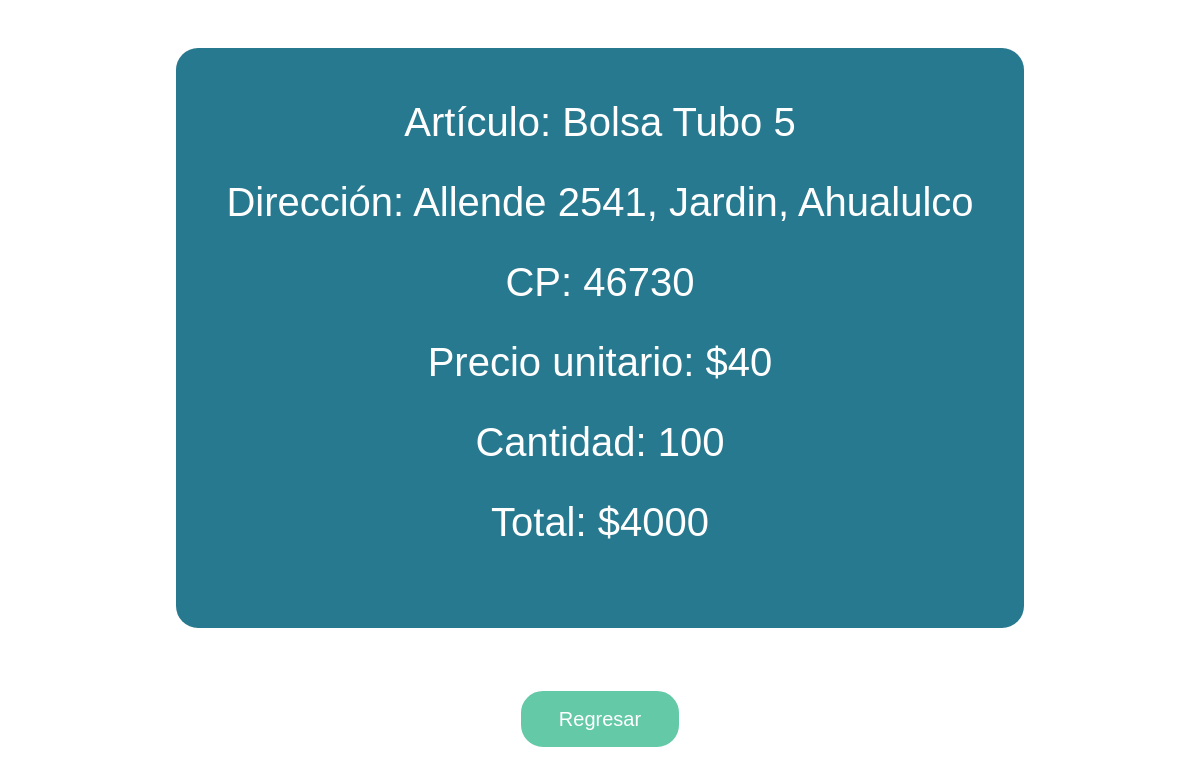
Screenshot of /order/2 (signed in) with the database file from the repository.
### website/models.py (models this page shows)
class Order(db.Model):
    id = db.Column(db.Integer, primary_key=True)
    customerId = db.Column(db.Integer)
    productId = db.Column(db.Integer)
    quantity = db.Column(db.Integer)
    total = db.Column(db.Integer)
    date = db.Column(db.String(100))
    date = db.Column(db.String(100))
    street = db.Column(db.String(100))
    number = db.Column(db.Integer)
    colony = db.Column(db.String(100))
    locality = db.Column(db.String(100))
    codigoPostal = db.Column(db.Integer)

class Product(db.Model):
    id = db.Column(db.Integer, primary_key=True)
    presentation = db.Column(db.String(100))
    price = db.Column(db.Integer)
    weight = db.Column(db.Integer)
    inventory = db.Column(db.Integer)

### website/views.py (the view)
@views.route('/order/<id>', methods=['GET', 'POST'])
@login_required
def order(id):
    order = Order.query.filter_by(id=id).first()
    return render_template('order.html', order=order, get_product = producd)

### website/__init__.py (called while the page is built)
def create_app():
    app = Flask(__name__)
    app.config['SECRET_KEY'] = 'azunog/icewaterorders'
    app.config['SQLALCHEMY_DATABASE_URI'] = f'sqlite:///{DB_NAME}'
    db.init_app(app)
    from .views import views
    from .auth import auth
    from .admin import admin
    app.register_blueprint(views, url_prefix='/')
    app.register_blueprint(auth, url_prefix='/')
    app.register_blueprint(admin, url_prefix='/admin/')
    from .models import User
    create_database(app)
    login_manager = LoginManager()
    login_manager.login_view = 'auth.login'
    login_manager.init_app(app)
    @login_manager.user_loader
    def load_user(id):
        return User.query.get(int(id))
    return app

### website/views.py (called while the page is built)
def producd(id):
    return Product.query.filter_by(id=id).first()

### website/templates/order.html (shortened to what this page needs)
{% extends 'base.html' %} {% block title %}Order{% endblock %} {% block body %}
<br><br>
<div class="cont">
    <h1>Artículo: Bolsa {{get_product(order.productId).presentation}} {{get_product(order.productId).weight}}</h1><br>
    <h1>Dirección: {{order.street}} {{order.number}}, {{order.colony}}, {{order.locality}}</h1><br>
    <h1>CP: {{order.codigoPostal}}</h1><br>
    <h1>Precio unitario: ${{order.total//order.quantity}}</h1><br>
    <h1>Cantidad: {{order.quantity}}</h1><br>
    <h1>Total: ${{order.total}}</h1><br>
</div>
<br><br>
<a href="/">
    <button>
        Regresar
    </button>
</a>
{% endblock %}

### website/templates/base.html (style rules this page uses)
* { margin: 0px; }
html { font-family: 'Poppins', sans-serif; }
body { font-family: 'Poppins', sans-serif; text-align: center; }
button { margin: 15px; padding: 10px 35px; font-size: 20px; border: 3px solid #64C9A7; background-color: #64C9A7; border-radius: 22px; color: white; cursor: pointer; }
a { color: #64C9A7; text-decoration: none; }
.cont { width: fit-content; height: max-content; background-color: #27798F; color: white; margin: 0 auto; padding: 50px; border-radius: 22px; }

### website/templates/order.html (style rules this page uses)
body { font-family: 'Poppins', sans-serif; text-align: center; }

### rows the page displays
Order: productId.presentation "Tubo", productId.weight "5", street "Allende", number "2541", colony "Jardin", locality "Ahualulco", codigoPostal "46730", total+quantity "40", quantity "100", total "4000"
